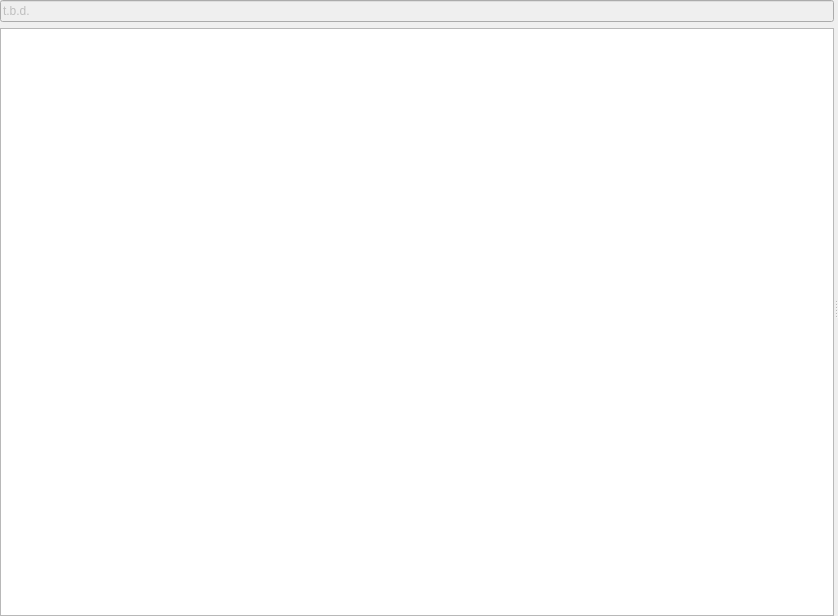
<?xml version="1.0" encoding="UTF-8"?>
<ui version="4.0">
 <class>gams::studio::modelinspector::ModelInspector</class>
 <widget class="QWidget" name="gams::studio::modelinspector::ModelInspector">
  <property name="geometry">
   <rect>
    <x>0</x>
    <y>0</y>
    <width>838</width>
    <height>616</height>
   </rect>
  </property>
  <property name="windowTitle">
   <string>Form</string>
  </property>
  <layout class="QHBoxLayout" name="horizontalLayout">
   <property name="spacing">
    <number>0</number>
   </property>
   <property name="leftMargin">
    <number>0</number>
   </property>
   <property name="topMargin">
    <number>0</number>
   </property>
   <property name="rightMargin">
    <number>0</number>
   </property>
   <property name="bottomMargin">
    <number>0</number>
   </property>
   <item>
    <widget class="QSplitter" name="splitter">
     <property name="sizePolicy">
      <sizepolicy hsizetype="Expanding" vsizetype="Expanding">
       <horstretch>0</horstretch>
       <verstretch>0</verstretch>
      </sizepolicy>
     </property>
     <property name="orientation">
      <enum>Qt::Horizontal</enum>
     </property>
     <property name="opaqueResize">
      <bool>true</bool>
     </property>
     <property name="childrenCollapsible">
      <bool>true</bool>
     </property>
     <widget class="QWidget" name="layoutWidget">
      <layout class="QVBoxLayout" name="verticalLayout">
       <item>
        <widget class="QLineEdit" name="viewSearchEdit">
         <property name="enabled">
          <bool>false</bool>
         </property>
         <property name="sizePolicy">
          <sizepolicy hsizetype="Minimum" vsizetype="Fixed">
           <horstretch>0</horstretch>
           <verstretch>0</verstretch>
          </sizepolicy>
         </property>
         <property name="text">
          <string>t.b.d.</string>
         </property>
        </widget>
       </item>
       <item>
        <widget class="SectionTreeView" name="sectionView">
         <property name="sizePolicy">
          <sizepolicy hsizetype="Minimum" vsizetype="Expanding">
           <horstretch>0</horstretch>
           <verstretch>0</verstretch>
          </sizepolicy>
         </property>
         <property name="contextMenuPolicy">
          <enum>Qt::CustomContextMenu</enum>
         </property>
         <attribute name="headerVisible">
          <bool>false</bool>
         </attribute>
        </widget>
       </item>
      </layout>
     </widget>
     <widget class="QStackedWidget" name="stackedWidget">
      <property name="sizePolicy">
       <sizepolicy hsizetype="Expanding" vsizetype="Expanding">
        <horstretch>0</horstretch>
        <verstretch>0</verstretch>
       </sizepolicy>
      </property>
      <property name="lineWidth">
       <number>1</number>
      </property>
      <property name="currentIndex">
       <number>1</number>
      </property>
      <widget class="QWidget" name="jaccPage">
       <property name="sizePolicy">
        <sizepolicy hsizetype="Expanding" vsizetype="Preferred">
         <horstretch>0</horstretch>
         <verstretch>0</verstretch>
        </sizepolicy>
       </property>
       <layout class="QVBoxLayout" name="verticalLayout_3">
        <property name="leftMargin">
         <number>0</number>
        </property>
        <property name="topMargin">
         <number>0</number>
        </property>
        <property name="rightMargin">
         <number>0</number>
        </property>
        <property name="bottomMargin">
         <number>0</number>
        </property>
        <item>
         <widget class="gams::studio::modelinspector::JaccTableViewFrame" name="jaccFrame">
          <property name="sizePolicy">
           <sizepolicy hsizetype="Expanding" vsizetype="Preferred">
            <horstretch>0</horstretch>
            <verstretch>0</verstretch>
           </sizepolicy>
          </property>
          <property name="frameShape">
           <enum>QFrame::StyledPanel</enum>
          </property>
          <property name="frameShadow">
           <enum>QFrame::Raised</enum>
          </property>
         </widget>
        </item>
       </layout>
      </widget>
      <widget class="QWidget" name="minMaxPage">
       <layout class="QVBoxLayout" name="verticalLayout_4">
        <property name="leftMargin">
         <number>0</number>
        </property>
        <property name="topMargin">
         <number>0</number>
        </property>
        <property name="rightMargin">
         <number>0</number>
        </property>
        <property name="bottomMargin">
         <number>0</number>
        </property>
        <item>
         <widget class="gams::studio::modelinspector::BPScalingViewFrame" name="minMaxFrame">
          <property name="frameShape">
           <enum>QFrame::StyledPanel</enum>
          </property>
          <property name="frameShadow">
           <enum>QFrame::Raised</enum>
          </property>
         </widget>
        </item>
       </layout>
      </widget>
      <widget class="QWidget" name="bpOverview">
       <layout class="QVBoxLayout" name="verticalLayout_5">
        <property name="leftMargin">
         <number>0</number>
        </property>
        <property name="topMargin">
         <number>0</number>
        </property>
        <property name="rightMargin">
         <number>0</number>
        </property>
        <property name="bottomMargin">
         <number>0</number>
        </property>
        <item>
         <widget class="gams::studio::modelinspector::BPOverviewViewFrame" name="bpOverviewFrame">
          <property name="frameShape">
           <enum>QFrame::StyledPanel</enum>
          </property>
          <property name="frameShadow">
           <enum>QFrame::Raised</enum>
          </property>
         </widget>
        </item>
       </layout>
      </widget>
      <widget class="QWidget" name="bpCount">
       <layout class="QVBoxLayout" name="verticalLayout_6">
        <property name="leftMargin">
         <number>0</number>
        </property>
        <property name="topMargin">
         <number>0</number>
        </property>
        <property name="rightMargin">
         <number>0</number>
        </property>
        <property name="bottomMargin">
         <number>0</number>
        </property>
        <item>
         <widget class="gams::studio::modelinspector::BPCountViewFrame" name="bpCountFrame">
          <property name="frameShape">
           <enum>QFrame::StyledPanel</enum>
          </property>
          <property name="frameShadow">
           <enum>QFrame::Raised</enum>
          </property>
         </widget>
        </item>
       </layout>
      </widget>
      <widget class="QWidget" name="bpAverage">
       <layout class="QVBoxLayout" name="verticalLayout_7">
        <property name="leftMargin">
         <number>0</number>
        </property>
        <property name="topMargin">
         <number>0</number>
        </property>
        <property name="rightMargin">
         <number>0</number>
        </property>
        <property name="bottomMargin">
         <number>0</number>
        </property>
        <item>
         <widget class="gams::studio::modelinspector::BPAverageViewFrame" name="bpAverageFrame">
          <property name="frameShape">
           <enum>QFrame::StyledPanel</enum>
          </property>
          <property name="frameShadow">
           <enum>QFrame::Raised</enum>
          </property>
         </widget>
        </item>
       </layout>
      </widget>
     </widget>
    </widget>
   </item>
  </layout>
 </widget>
 <customwidgets>
  <customwidget>
   <class>SectionTreeView</class>
   <extends>QTreeView</extends>
   <header>modelinspector/sectiontreeview.h</header>
  </customwidget>
  <customwidget>
   <class>gams::studio::modelinspector::JaccTableViewFrame</class>
   <extends>QFrame</extends>
   <header>modelinspector/standardtableviewframe.h</header>
   <container>1</container>
  </customwidget>
  <customwidget>
   <class>gams::studio::modelinspector::BPScalingViewFrame</class>
   <extends>QFrame</extends>
   <header>modelinspector/bpviewframe.h</header>
   <container>1</container>
  </customwidget>
  <customwidget>
   <class>gams::studio::modelinspector::BPOverviewViewFrame</class>
   <extends>QFrame</extends>
   <header>modelinspector/bpviewframe.h</header>
   <container>1</container>
  </customwidget>
  <customwidget>
   <class>gams::studio::modelinspector::BPCountViewFrame</class>
   <extends>QFrame</extends>
   <header>modelinspector/bpviewframe.h</header>
   <container>1</container>
  </customwidget>
  <customwidget>
   <class>gams::studio::modelinspector::BPAverageViewFrame</class>
   <extends>QFrame</extends>
   <header>modelinspector/bpviewframe.h</header>
   <container>1</container>
  </customwidget>
 </customwidgets>
 <resources/>
 <connections/>
</ui>
